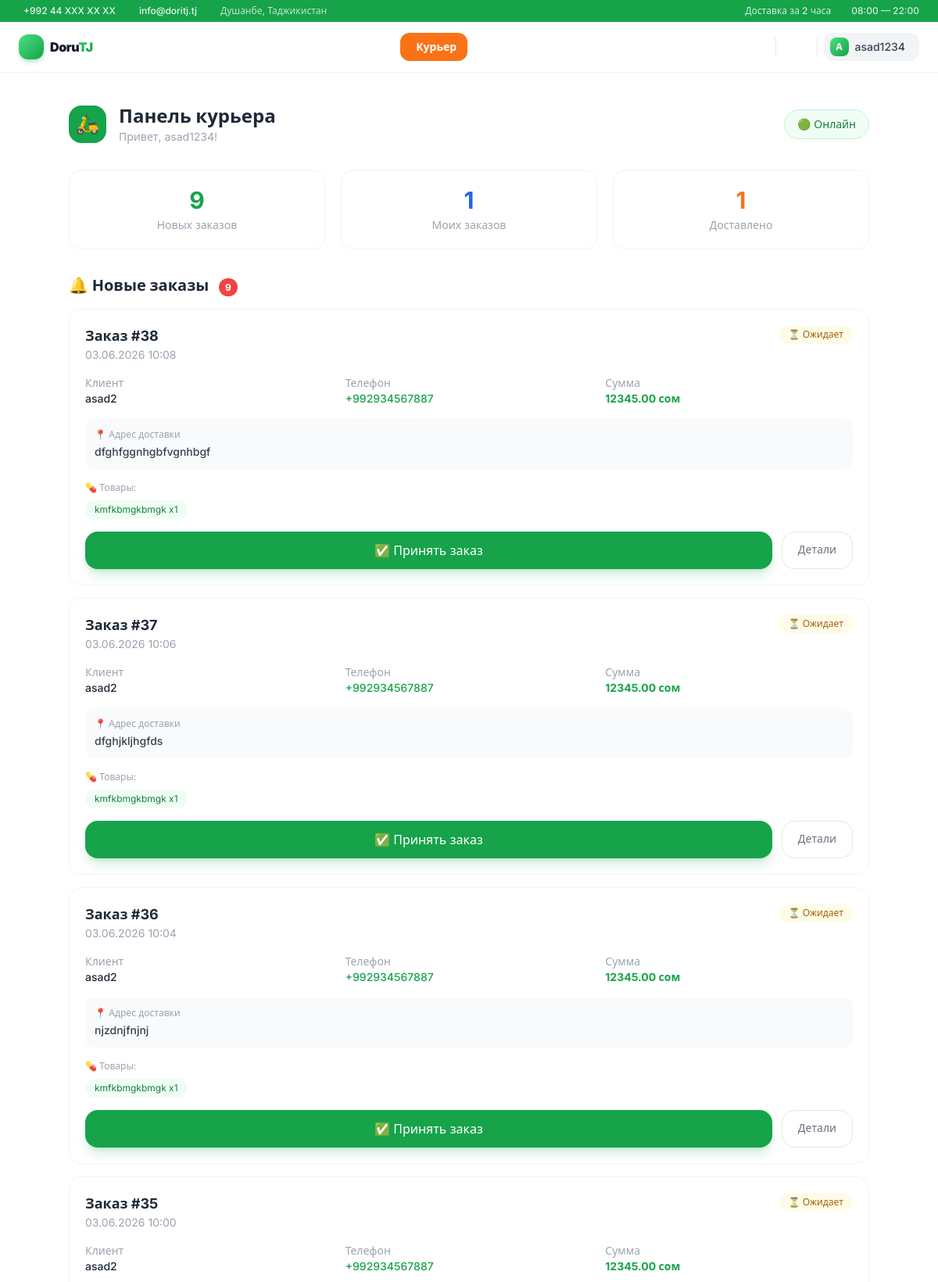
Page /orders/courier-dashboard/ (signed in, upper part) on the earlier database version.
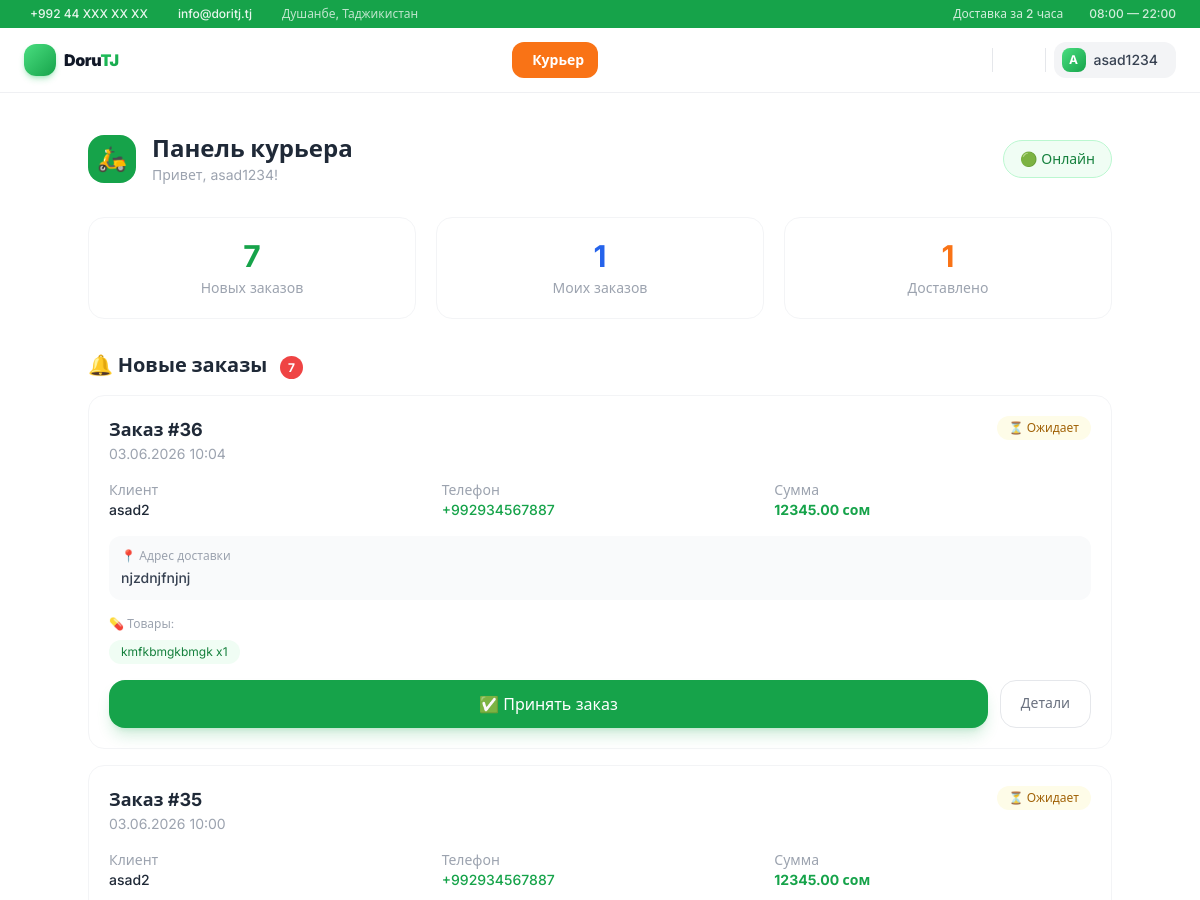
Same page on the later database version.
### orders/models.py (models this page shows, shortened)
class Order(models.Model):
    STATUS_CHOICES = [
        ('pending', 'Ожидает'),
        ('confirmed', 'Подтверждён'),
        ('delivering', 'Доставляется'),
        ('done', 'Выполнен'),
        ('cancelled', 'Отменён'),
    ]
    PAYMENT_CHOICES = [
        ('cash', 'Наличными'),
        ('card', 'Картой'),
    ]
    user = models.ForeignKey(settings.AUTH_USER_MODEL, on_delete=models.CASCADE)
    address = models.TextField()
    status = models.CharField(max_length=20, choices=STATUS_CHOICES, default='pending')
    total = models.DecimalField(max_digits=10, decimal_places=2)
    prescription = models.ImageField(upload_to='prescriptions/', blank=True, null=True)
    created_at = models.DateTimeField(auto_now_add=True)
    courier_token = models.CharField(max_length=64, blank=True)
    payment_method = models.CharField(
        max_length=10,
        choices=PAYMENT_CHOICES,
        default='cash'
    )

class OrderItem(models.Model):
    order = models.ForeignKey(Order, on_delete=models.CASCADE)
    product = models.ForeignKey(Product, on_delete=models.CASCADE)
    quantity = models.PositiveIntegerField()
    price = models.DecimalField(max_digits=10, decimal_places=2)

### accounts/models.py (models this page shows, shortened)
class User(AbstractUser):
    phone = models.CharField(max_length=20, blank=True)
    address = models.TextField(blank=True)
    birth_date = models.DateField(null=True, blank=True)
    avatar = models.ImageField(upload_to='avatars/', blank=True)
    age = models.PositiveIntegerField(null=True, blank=True)
    is_courier = models.BooleanField(default=False)
    is_manager = models.BooleanField(default=False)

### products/models.py (models this page shows, shortened)
class Product(models.Model):
    category = models.ForeignKey(Category, on_delete=models.CASCADE)
    manufacturer = models.ForeignKey(Manufacturer, on_delete=models.SET_NULL, null=True)
    name = models.CharField(max_length=200)
    description = models.TextField(blank=True)
    price = models.DecimalField(max_digits=10, decimal_places=2)
    stock = models.PositiveIntegerField(default=0)
    image = models.ImageField(upload_to='products/', blank=True, null=True)
    is_prescription = models.BooleanField(default=False)
    active_substance = models.CharField(max_length=200, blank=True)
    created_at = models.DateTimeField(auto_now_add=True)
    is_deleted = models.BooleanField(default=False)

### orders/views.py (the view)
# urls.py: path('courier-dashboard/', views.courier_dashboard, name='courier_dashboard'),
@login_required
def courier_dashboard(request):
    if not request.user.is_courier:
        return redirect('home')
    pending_orders = Order.objects.filter(
        status='pending'
    ).order_by('-created_at')
    my_orders = Order.objects.filter(
        assigned_courier__user=request.user
    ).order_by('-created_at')
    return render(request, 'courier_dashboard.html', {
        'pending_orders': pending_orders,
        'my_orders': my_orders,
    })

### accounts/backend.py (called while the page is built)
    def get_user(self, user_id):
        try:
            return User.objects.get(pk=user_id)
        except User.DoesNotExist:
            return None

### templates/courier_dashboard.html (shortened to what the changed rows need)
{% extends 'base.html' %}
{% block content %}
<div class="max-w-5xl mx-auto">
    <div class="flex items-start md:items-center justify-between mb-6 md:mb-8 gap-3">
        <div class="flex items-center gap-3 md:gap-4 min-w-0">
            <div class="min-w-0">
                <h1 class="text-lg md:text-2xl font-bold text-gray-800 dark:text-white truncate">Панель курьера</h1>
            </div>
        </div>
    </div>
    <div class="grid grid-cols-3 gap-3 md:gap-5 mb-8">
        <div class="bg-white dark:bg-gray-900/70 dark:backdrop-blur-sm rounded-2xl border border-gray-100 dark:border-gray-800 p-3 md:p-5 text-center">
            <p class="text-xl md:text-3xl font-bold text-green-600 dark:text-green-400">{{ pending_orders|length }}</p>
            <p class="text-gray-400 dark:text-gray-500 text-xs md:text-sm mt-1">Новых заказов</p>
        </div>
    </div>
    <div class="mb-8">
        <h2 class="text-xl font-bold text-gray-800 dark:text-white mb-4">
            🔔 Новые заказы
            {% if pending_orders %}
            <span class="bg-red-500 text-white text-xs px-2 py-1 rounded-full ml-2">
                {{ pending_orders|length }}
            </span>
            {% endif %}
        </h2>
        {% if pending_orders %}
        <div class="space-y-4">
            {% for order in pending_orders %}
            <div class="bg-white dark:bg-gray-900/70 dark:backdrop-blur-sm rounded-2xl border border-gray-100 dark:border-gray-800 p-5 hover:shadow-md dark:hover:shadow-lg dark:hover:shadow-black/20 transition">
                <div class="flex items-start justify-between mb-4">
                    <div>
                        <h3 class="font-bold text-gray-800 dark:text-white text-lg">Заказ #{{ order.pk }}</h3>
                        <p class="text-gray-400 dark:text-gray-500 text-sm">{{ order.created_at|date:"d.m.Y H:i" }}</p>
                    </div>
                    <span class="bg-yellow-50 dark:bg-yellow-900/20 text-yellow-700 dark:text-yellow-400 px-3 py-1 rounded-full text-xs font-medium">
                        ⏳ Ожидает
                    </span>
                </div>
                <div class="grid grid-cols-2 md:grid-cols-3 gap-2 md:gap-4 mb-4 text-xs md:text-sm">
                    <div>
                        <p class="text-gray-400 dark:text-gray-500">Клиент</p>
                        <p class="font-medium text-gray-800 dark:text-gray-200 truncate">{{ order.user.username }}</p>
                    </div>
                    <div>
                        <p class="text-gray-400 dark:text-gray-500">Телефон</p>
                        <p class="font-medium text-green-600 dark:text-green-400 text-xs md:text-sm">{{ order.user.phone }}</p>
                    </div>
                    <div class="col-span-2 md:col-span-1">
                        <p class="text-gray-400 dark:text-gray-500">Сумма</p>
                        <p class="font-bold text-green-600 dark:text-green-400">{{ order.total }} сом</p>
                    </div>
                </div>
                <div class="bg-gray-50 dark:bg-gray-800/50 rounded-xl p-3 mb-4">
                    <p class="text-gray-400 dark:text-gray-500 text-xs mb-1">📍 Адрес доставки</p>
                    <p class="font-medium text-gray-700 dark:text-gray-300 text-sm">{{ order.address }}</p>
                </div>
                <div class="mb-4">
                    <p class="text-gray-400 dark:text-gray-500 text-xs mb-2">💊 Товары:</p>
                    <div class="flex flex-wrap gap-2">
                        {% for item in order.orderitem_set.all %}
                        <span class="bg-green-50 dark:bg-green-900/20 text-green-700 dark:text-green-400 text-xs px-3 py-1 rounded-full">
                            {{ item.product.name }} x{{ item.quantity }}
                        </span>
                        {% endfor %}
                    </div>
                </div>
                <div class="flex gap-3">
                    <a href="{% url 'courier_take_order' order.pk %}"
                       class="flex-1 text-center bg-green-600 hover:bg-green-700 text-white py-3 rounded-2xl transition font-medium shadow-lg shadow-green-600/20">
                        ✅ Принять заказ
                    </a>
                    <a href="{% url 'order_detail' order.pk %}"
                       class="px-5 py-3 border border-gray-200 dark:border-gray-700 rounded-2xl text-gray-500 dark:text-gray-400 hover:border-green-400 hover:text-green-600 transition text-sm">
                        Детали
                    </a>
                </div>
            </div>
            {% endfor %}
        </div>
        {% else %}
        <div class="bg-white dark:bg-gray-900/70 dark:backdrop-blur-sm rounded-2xl border border-gray-100 dark:border-gray-800 p-12 text-center">
            <div class="text-5xl mb-3">📭</div>
            <p class="text-gray-400 dark:text-gray-500">Новых заказов пока нет</p>
        </div>
        {% endif %}
    </div>
</div>
{% endblock %}

Differences in the rows shown:
no longer on this page (row edited): Order: pk "38", created_at "03.06.2026 10:08", user.username "asad2", user.phone "+992934567887", total "12345.00", address "dfghfggnhgbfvgnhbgf"
no longer on this page (row unchanged): OrderItem: product.name "kmfkbmgkbmgk", quantity "1", shown under "38"
no longer on this page (row edited): Order: pk "37", created_at "03.06.2026 10:06", user.username "asad2", user.phone "+992934567887", total "12345.00", address "dfghjkljhgfds"
no longer on this page (row unchanged): OrderItem: product.name "kmfkbmgkbmgk", quantity "1", shown under "37"
Other differences:
{{ pending_orders|length }}: "9" → "7"
